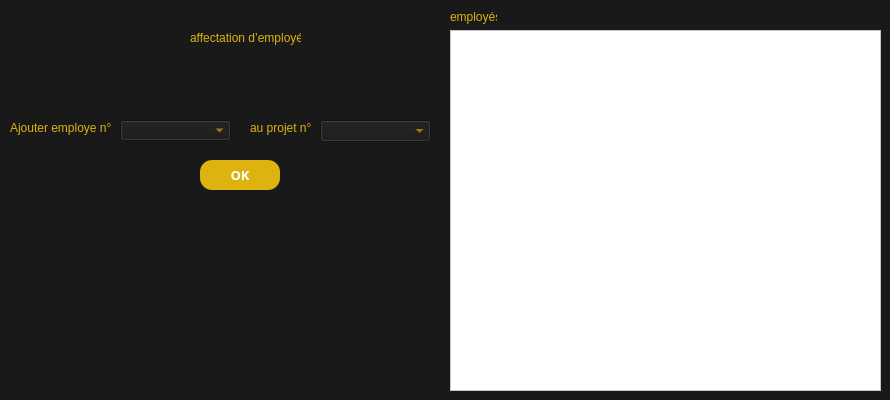
           <widget class="QWidget" name="tab_35">
            <property name="styleSheet">
             <string notr="true">background-color: #191919;</string>
            </property>
            <attribute name="title">
             <string>affectation</string>
            </attribute>
            <widget class="QLabel" name="label_243">
             <property name="geometry">
              <rect>
               <x>190</x>
               <y>30</y>
               <width>111</width>
               <height>16</height>
              </rect>
             </property>
             <property name="styleSheet">
              <string notr="true">color:#deb30f;</string>
             </property>
             <property name="text">
              <string>affectation d’employé</string>
             </property>
            </widget>
            <widget class="QTableView" name="tableView_19">
             <property name="geometry">
              <rect>
               <x>450</x>
               <y>30</y>
               <width>431</width>
               <height>361</height>
              </rect>
             </property>
             <property name="styleSheet">
              <string notr="true">background-color:white ;
color:#191919;</string>
             </property>
            </widget>
            <widget class="QLabel" name="label_244">
             <property name="geometry">
              <rect>
               <x>450</x>
               <y>10</y>
               <width>47</width>
               <height>14</height>
              </rect>
             </property>
             <property name="styleSheet">
              <string notr="true">color:#deb30f;</string>
             </property>
             <property name="text">
              <string>employés</string>
             </property>
            </widget>
            <widget class="QLabel" name="label_245">
             <property name="geometry">
              <rect>
               <x>10</x>
               <y>120</y>
               <width>101</width>
               <height>16</height>
              </rect>
             </property>
             <property name="styleSheet">
              <string notr="true">color:#deb30f;</string>
             </property>
             <property name="text">
              <string>Ajouter employe n°</string>
             </property>
            </widget>
            <widget class="QLabel" name="label_246">
             <property name="geometry">
              <rect>
               <x>250</x>
               <y>120</y>
               <width>61</width>
               <height>16</height>
              </rect>
             </property>
             <property name="styleSheet">
              <string notr="true">color:#deb30f;</string>
             </property>
             <property name="text">
              <string>au projet n°</string>
             </property>
            </widget>
            <widget class="QComboBox" name="comboBox_17">
             <property name="geometry">
              <rect>
               <x>120</x>
               <y>120</y>
               <width>111</width>
               <height>21</height>
              </rect>
             </property>
             <property name="styleSheet">
              <string notr="true">color:#deb30f;
background-color: #191919;</string>
             </property>
            </widget>
            <widget class="QComboBox" name="comboBox_18">
             <property name="geometry">
              <rect>
               <x>320</x>
               <y>120</y>
               <width>111</width>
               <height>22</height>
              </rect>
             </property>
             <property name="styleSheet">
              <string notr="true">color:#deb30f;
background-color: #191919;</string>
             </property>
            </widget>
            <widget class="QPushButton" name="pushButton_155">
             <property name="geometry">
              <rect>
               <x>200</x>
               <y>160</y>
               <width>80</width>
               <height>30</height>
              </rect>
             </property>
             <property name="minimumSize">
              <size>
               <width>80</width>
               <height>30</height>
              </size>
             </property>
             <property name="maximumSize">
              <size>
               <width>80</width>
               <height>30</height>
              </size>
             </property>
             <property name="font">
              <font>
               <family>Segoe UI Black</family>
               <pointsize>10</pointsize>
               <weight>75</weight>
               <bold>true</bold>
              </font>
             </property>
             <property name="styleSheet">
              <string notr="true">background-color: #deb30f;
color:white;
border-radius: 12px;</string>
             </property>
             <property name="text">
              <string>OK</string>
             </property>
            </widget>
           </widget>
